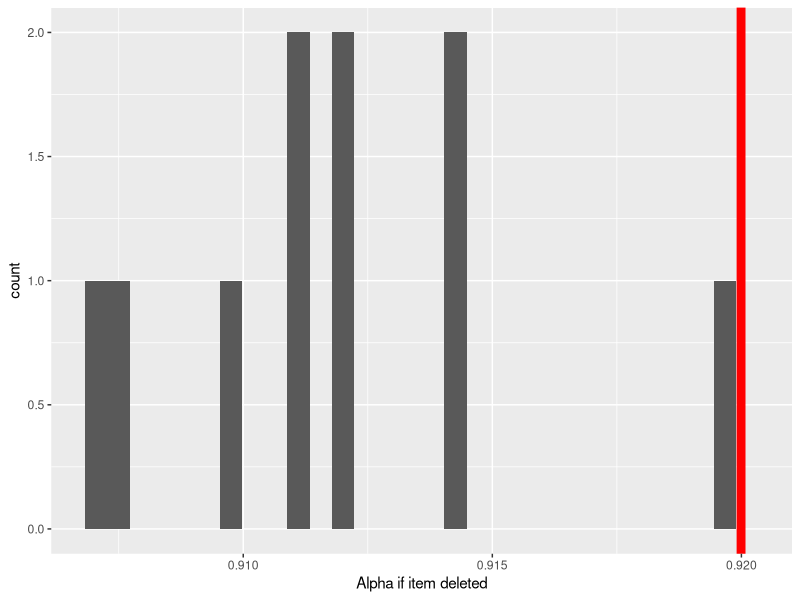

Generate this figure with R:
## ---- chunk 1
#| echo: false
#| message: false
#| warning: false
#| error: false

library(psych)
library(ggplot2)
library(pwr)

EScalc <- function(dv,cond){
  lvl <- levels(as.factor(cond))
  x1 <- dv[cond==lvl[1]]
  x2 <- dv[cond==lvl[2]]
  out <- round((mean(x1) - mean(x2))/sqrt((var(x1)+var(x2))/2),2)
  return(out)
}

## ---- chunk 2
#| echo: false
#| message: false
#| warning: false
#| error: false

dat <- read.csv("MODdat2.csv",T)
knitr::kable(psych::describe(dat,skew=F,ranges=F), digits=2)
## ---- chunk 3
#| echo: false
#| message: false
#| warning: false
#| error: false

out <- psych::alpha(dat[,1:10],check.keys = T)
round(out$alpha.drop,2)
## ---- chunk 4
#| echo: false
#| message: false
#| warning: false
#| error: false


outD <- data.frame(out$alpha.drop)
ggplot(outD,aes(outD$raw_alpha)) + 
  geom_histogram() + 
  xlab("Alpha if item deleted") + 
  geom_vline(xintercept = out$total$raw_alpha, color="red", lwd=3)
## ---- chunk 5
dat$xTot <- out$scores
out2 <- aov(xTot~sex,data=dat)
summary(out2)
## ---- chunk 6
#| echo: false
#| message: false
#| warning: false
#| error: false

ESout <- EScalc(dat$xTot,dat$sex)
## ---- chunk 7
#| echo: false
#| message: false
#| warning: false
#| error: false


pw1a <- pwr.anova.test(2,15,.6, sig.level = 0.05)
pw1b <- pwr.anova.test(2,15,.6,sig.level = 0.01)
pw2a <- pwr.anova.test(2,15,ESout,sig.level = 0.05)
pw2b <- pwr.anova.test(2,15,ESout,sig.level = 0.01)
